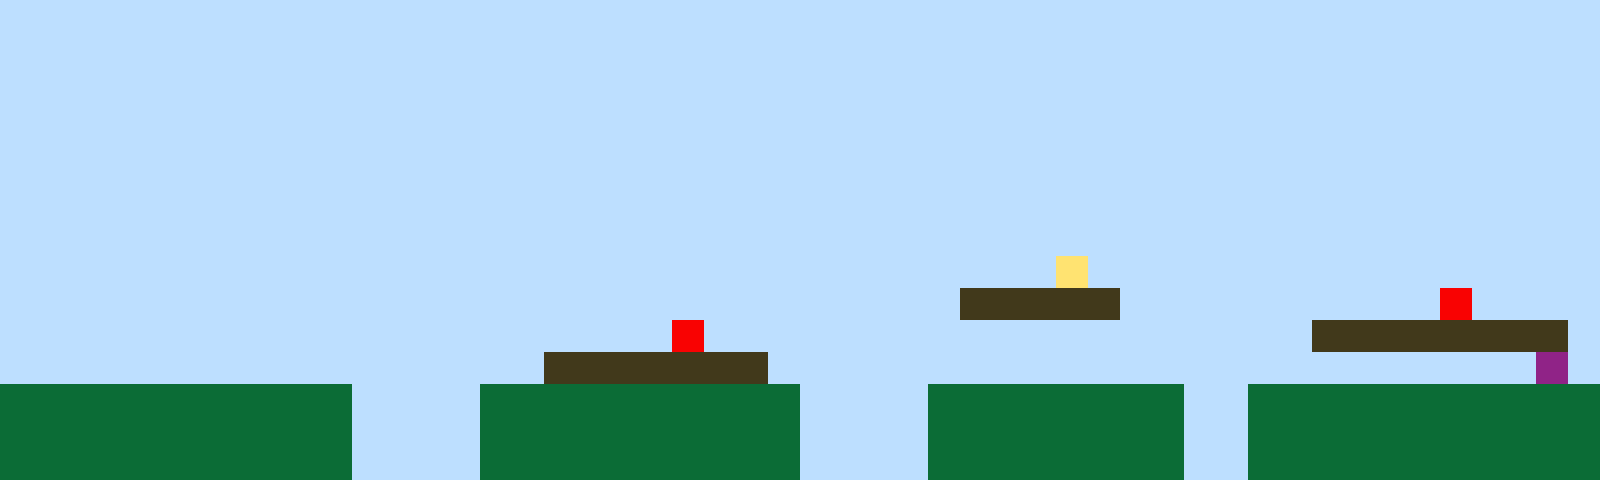

Tiled map render using the project's own tile images. Description and the whole map definition, tile-layer contents included, below:
An orthogonal 50x15 tile map with 32x32 px tiles, 1 tile layer (Tile Layer 1).

<map version="1.10" tiledversion="1.11.2" orientation="orthogonal" renderorder="right-up" width="50" height="15" tilewidth="32" tileheight="32" infinite="0" nextlayerid="2" nextobjectid="1"><editorsettings><export target="map1.csv" format="csv" /></editorsettings><tileset firstgid="1" name="sprites" tilewidth="32" tileheight="32" tilecount="6" columns="3"><image source="sprites.png" width="96" height="64" /></tileset><layer id="1" name="Tile Layer 1" width="50" height="15"><data encoding="csv">1,1,1,1,1,1,1,1,1,1,1,1,1,1,1,1,1,1,1,1,1,1,1,1,1,1,1,1,1,1,1,1,1,1,1,1,1,1,1,1,1,1,1,1,1,1,1,1,1,1,1,1,1,1,1,1,1,1,1,1,1,1,1,1,1,1,1,1,1,1,1,1,1,1,1,1,1,1,1,1,1,1,1,1,1,1,1,1,1,1,1,1,1,1,1,1,1,1,1,1,1,1,1,1,1,1,1,1,1,1,1,1,1,1,1,1,1,1,1,1,1,1,1,1,1,1,1,1,1,1,1,1,1,1,1,1,1,1,1,1,1,1,1,1,1,1,1,1,1,1,1,1,1,1,1,1,1,1,1,1,1,1,1,1,1,1,1,1,1,1,1,1,1,1,1,1,1,1,1,1,1,1,1,1,1,1,1,1,1,1,1,1,1,1,1,1,1,1,1,1,1,1,1,1,1,1,1,1,1,1,1,1,1,1,1,1,1,1,1,1,1,1,1,1,1,1,1,1,1,1,1,1,1,1,1,1,1,1,1,1,1,1,1,1,1,1,1,1,1,1,1,1,1,1,1,1,1,1,1,1,1,1,1,1,1,1,1,1,1,1,1,1,1,1,1,1,1,1,1,1,1,1,1,1,1,1,1,1,1,1,1,1,1,1,1,1,1,1,1,1,1,1,1,1,1,1,1,1,1,1,1,1,1,1,1,1,1,1,1,1,1,1,1,1,1,1,1,1,1,1,1,1,1,1,1,1,1,1,1,1,1,1,1,1,1,1,1,1,1,1,1,1,1,1,1,1,1,1,1,1,1,1,1,1,1,1,1,1,1,1,1,1,1,1,1,1,1,1,1,1,1,1,1,1,1,1,1,1,1,1,1,1,1,1,1,1,1,1,1,1,1,1,1,1,1,1,1,1,1,1,1,1,1,1,1,1,1,1,1,1,1,1,1,1,1,1,1,1,1,1,1,1,1,4,1,1,1,1,1,1,1,1,1,1,1,1,1,1,1,1,1,1,1,1,1,1,1,1,1,1,1,1,1,1,1,1,1,1,1,1,1,1,1,1,1,1,1,1,1,1,3,3,3,3,3,1,1,1,1,1,1,1,1,1,1,5,1,1,1,1,1,1,1,1,1,1,1,1,1,1,1,1,1,1,1,1,1,1,1,1,1,5,1,1,1,1,1,1,1,1,1,1,1,1,1,1,1,1,1,1,1,3,3,3,3,3,3,3,3,1,1,1,1,1,1,1,1,1,1,1,1,1,1,1,1,1,1,3,3,3,3,3,3,3,1,1,1,1,1,1,1,1,1,1,1,1,1,1,1,1,1,1,1,1,1,1,1,1,6,1,2,2,2,2,2,2,2,2,2,2,2,1,1,1,1,2,2,2,2,2,2,2,2,2,2,1,1,1,1,2,2,2,2,2,2,2,2,1,1,2,2,2,2,2,2,2,2,2,2,2,2,2,2,2,2,2,2,2,2,2,2,1,1,1,1,2,2,2,2,2,2,2,2,2,2,1,1,1,1,2,2,2,2,2,2,2,2,1,1,2,2,2,2,2,2,2,2,2,2,2,2,2,2,2,2,2,2,2,2,2,2,1,1,1,1,2,2,2,2,2,2,2,2,2,2,1,1,1,1,2,2,2,2,2,2,2,2,1,1,2,2,2,2,2,2,2,2,2,2,2</data></layer></map>
